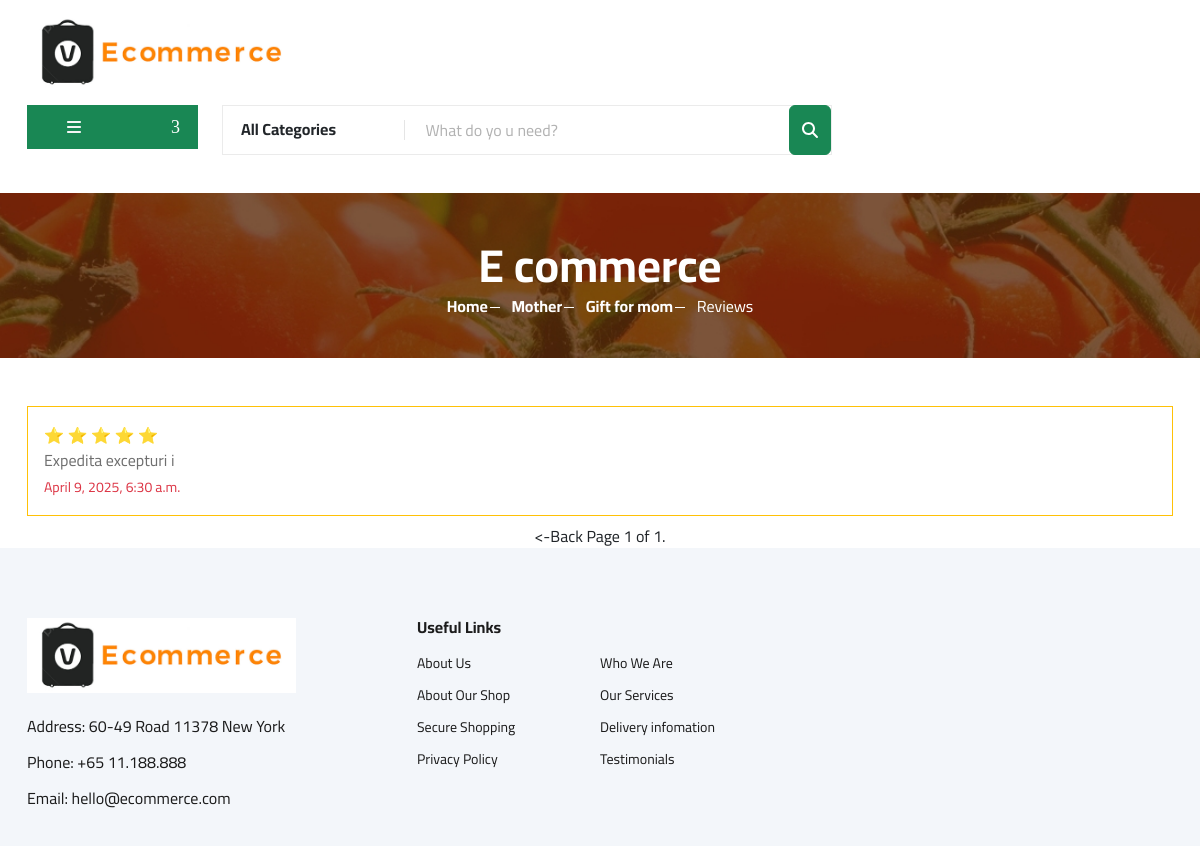
The page /product_reviews/1 on the database its author committed.
### core/models.py (models this page shows, shortened)
class Product(models.Model):
    vendor = models.ForeignKey(
        Vendor, on_delete=models.SET_NULL, null=True)
    category = models.ForeignKey(
        Category, on_delete=models.SET_NULL, null=True, related_name="product")
    tags = TaggableManager(blank=True)
    pid = ShortUUIDField(unique=True, length=10, max_length=20,
                         prefix="prd", alphabet="abcdefghjklmnpqrstuvwxyx23456789")
    title = models.CharField(max_length=100)
    image = models.ImageField(null=True, blank=True,
                              upload_to=user_directory_path)
    price = models.DecimalField(
        max_digits=12, decimal_places=2)
    old_price = models.DecimalField(
        max_digits=12, decimal_places=2, null=True, blank=True)
    description = models.TextField(
        null=True, blank=True)
    specifications = models.TextField(null=True, blank=True)
    manufacturer = models.CharField(null=True, blank=True, max_length=200)
    manufactured = models.DateField(null=True, blank=True)
    expiring = models.DateField(null=True, blank=True)
    warranty_period = models.CharField(max_length=100, null=True, blank=True)
    size = models.CharField(
        choices=SIZES, max_length=50, null=True, blank=True)
    return_options = models.CharField(
        choices=RETURN_OPTIONS, default="Not Available", max_length=30)
    assured = models.BooleanField(default=False)
    stock_quantity = models.IntegerField(null=True, blank=True)
    featured = models.BooleanField(default=False)
    product_status = models.CharField(
        choices=STATUS, max_length=15)
    sku = ShortUUIDField(unique=True, length=5,
                         prefix="sku", alphabet="123456789")
    date = models.DateTimeField(auto_now_add=True)
    updated = models.DateTimeField(null=True, blank=True)
    class Meta:
        verbose_name_plural = "Products"

class Category(models.Model):
    cid = ShortUUIDField(unique=True, length=10, max_length=20,
                         prefix="cat", alphabet="abcdefghjklmnpqrstuvwxyx23456789")
    title = models.CharField(max_length=100)
    image = models.Imnull = models.ImageField(
        null=True, blank=True, upload_to='category')
    class Meta:
        verbose_name_plural = "Categories"

class ProductReview(models.Model):
    user = models.ForeignKey(User, on_delete=models.CASCADE)
    product = models.ForeignKey(Product, on_delete=models.CASCADE)
    review = models.TextField()
    rating = models.IntegerField(choices=RATING, default=5)
    date = models.DateTimeField(auto_now_add=True)
    class Meta:
        verbose_name_plural = "Product Reviews"

### core/views.py (the view)
def product_reviews_view(request, prd_id):
    return render(request, 'core/reviews.html', product_reviews_processor.processor(request, prd_id))

### core/processors/product_reviews_processor.py (called while the page is built)
def processor(request, prd_id):
    product = Product.objects.get(pk=prd_id)
    product_review = ProductReview.objects.filter(
        product=prd_id).order_by('-date')
    paginator = Paginator(product_review, 15)  # Show 10 reviews per page.
    page_number = request.GET.get('page')
    page_obj = paginator.get_page(page_number)
    return {
        "product": product,
        'page_obj': page_obj
    }

### core/templates/core/reviews.html (shortened to what this page needs)
{% extends 'core/base.html' %}
{% load static %}
{% block content %}
  <section class="breadcrumb-section set-bg" data-setbg="{% static 'core/img/breadcrumb.jpg' %}">
    <div class="container">
      <div class="row">
        <div class="col-lg-12 text-center">
          <div class="breadcrumb__text">
            <h2>E commerce</h2>
            <div class="breadcrumb__option">
              <a href="{% url 'home' %}">Home</a>
              <a href="{% url 'category_products' product.category.id %}">{{ product.category.title }}</a>
              <a href="{% url 'product' product.id %}">{{ product.title }}</a>
              <span>Reviews</span>
            </div>
          </div>
        </div>
      </div>
    </div>
  </section>
  <div class="container mt-5">
    {% for review in page_obj %}
      <div class="mb-2 border border-warning pt-3 px-3">
        <span>
          <strong>
            {% for star in review.rating|ljust:review.rating %}
              ⭐
            {% endfor %}
          </strong>
        </span>
        <p>
          {{ review.review }} <br /><small class="text-danger">{{ review.date }}</small>
        </p>
      </div>
    {% endfor %}
  </div>
  <div class="text-center">
    <span class="step-links">
      {% if page_obj.has_previous %}
        <a class="text-dark" href="?page={{ page_obj.previous_page_number }}"><-previous</a>
      {% else %}
        <a href="{% url 'product' product.id %}" class="text-dark"><-Back</a>
      {% endif %}
      <span class="current">Page {{ page_obj.number }} of {{ page_obj.paginator.num_pages }}.</span>
    </span>
  </div>
{% endblock %}

### core/static/core/css/style.css (style rules this page uses)
html, body { height: 100%; font-family: "Cairo", sans-serif; -webkit-font-smoothing: antialiased; font-smoothing: antialiased; }
h1, h2, h3, h4, h5, h6 { margin: 0; color: #111111; font-weight: 400; font-family: "Cairo", sans-serif; }
h2 { font-size: 36px; }
p { font-size: 16px; font-family: "Cairo", sans-serif; color: #6f6f6f; font-weight: 400; line-height: 26px; margin: 0 0 15px 0; }
a { text-decoration: none; }
.set-bg { background-repeat: no-repeat; background-size: cover; background-position: top center; }
.breadcrumb-section { display: flex; align-items: center; padding: 45px 0 40px; }
.breadcrumb__text h2 { font-size: 46px; color: #ffffff; font-weight: 700; }
.breadcrumb__option a { display: inline-block; font-size: 16px; color: #ffffff; font-weight: 700; margin-right: 20px; position: relative; }
.breadcrumb__option a:after { position: absolute; right: -12px; top: 13px; height: 1px; width: 10px; background: #ffffff; content: ""; }
.breadcrumb__option span { display: inline-block; font-size: 16px; color: #ffffff; }
@media only screen and (min-width: 1200px) { .container { max-width: 1170px; } }

### rows shown on the page
Product: category "Mother", title "Gift for mom"
ProductReview: rating 5 (drawn), review "Expedita excepturi i", date "April 9, 2025, 6:30 a.m."

### other values the page prints
{{ page_obj.number }} "1"
{{ page_obj.paginator.num_pages }} "1"
